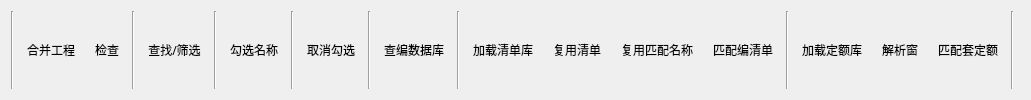
        <widget class="QWidget" name="tab_2">
         <attribute name="title">
          <string>编制</string>
         </attribute>
         <layout class="QHBoxLayout" name="horizontalLayout_14">
          <item>
           <layout class="QHBoxLayout" name="horizontalLayout_2">
            <item>
             <widget class="Line" name="line_7">
              <property name="orientation">
               <enum>Qt::Vertical</enum>
              </property>
             </widget>
            </item>
            <item>
             <widget class="QToolButton" name="pushButton_merge_unit">
              <property name="font">
               <font>
                <family>宋体</family>
                <pointsize>9</pointsize>
               </font>
              </property>
              <property name="text">
               <string>合并工程</string>
              </property>
              <property name="icon">
               <iconset>
                <normalon>image/合并工程.png</normalon>
               </iconset>
              </property>
              <property name="iconSize">
               <size>
                <width>30</width>
                <height>30</height>
               </size>
              </property>
              <property name="toolButtonStyle">
               <enum>Qt::ToolButtonTextUnderIcon</enum>
              </property>
              <property name="autoRaise">
               <bool>true</bool>
              </property>
             </widget>
            </item>
            <item>
             <widget class="QToolButton" name="toolButton_all_checks">
              <property name="text">
               <string>检查</string>
              </property>
              <property name="icon">
               <iconset>
                <normalon>image/检查.png</normalon>
               </iconset>
              </property>
              <property name="iconSize">
               <size>
                <width>30</width>
                <height>30</height>
               </size>
              </property>
              <property name="toolButtonStyle">
               <enum>Qt::ToolButtonTextUnderIcon</enum>
              </property>
              <property name="autoRaise">
               <bool>true</bool>
              </property>
             </widget>
            </item>
            <item>
             <widget class="Line" name="line_22">
              <property name="orientation">
               <enum>Qt::Vertical</enum>
              </property>
             </widget>
            </item>
            <item>
             <widget class="QToolButton" name="pushButton_find_replace">
              <property name="font">
               <font>
                <family>宋体</family>
                <pointsize>9</pointsize>
               </font>
              </property>
              <property name="text">
               <string>查找/筛选</string>
              </property>
              <property name="icon">
               <iconset>
                <normalon>image/查找替换.png</normalon>
               </iconset>
              </property>
              <property name="iconSize">
               <size>
                <width>30</width>
                <height>30</height>
               </size>
              </property>
              <property name="popupMode">
               <enum>QToolButton::DelayedPopup</enum>
              </property>
              <property name="toolButtonStyle">
               <enum>Qt::ToolButtonTextUnderIcon</enum>
              </property>
              <property name="autoRaise">
               <bool>true</bool>
              </property>
             </widget>
            </item>
            <item>
             <widget class="Line" name="line_23">
              <property name="orientation">
               <enum>Qt::Vertical</enum>
              </property>
             </widget>
            </item>
            <item>
             <widget class="QToolButton" name="pushButton_select_allname">
              <property name="font">
               <font>
                <family>宋体</family>
                <pointsize>9</pointsize>
               </font>
              </property>
              <property name="text">
               <string>勾选名称</string>
              </property>
              <property name="icon">
               <iconset>
                <normalon>image/全选名称.png</normalon>
               </iconset>
              </property>
              <property name="iconSize">
               <size>
                <width>30</width>
                <height>30</height>
               </size>
              </property>
              <property name="toolButtonStyle">
               <enum>Qt::ToolButtonTextUnderIcon</enum>
              </property>
              <property name="autoRaise">
               <bool>true</bool>
              </property>
             </widget>
            </item>
            <item>
             <widget class="Line" name="line_24">
              <property name="orientation">
               <enum>Qt::Vertical</enum>
              </property>
             </widget>
            </item>
            <item>
             <widget class="QToolButton" name="pushButton_Cancel_all">
              <property name="font">
               <font>
                <family>宋体</family>
                <pointsize>9</pointsize>
               </font>
              </property>
              <property name="text">
               <string>取消勾选</string>
              </property>
              <property name="icon">
               <iconset>
                <normalon>image/取消全选.png</normalon>
               </iconset>
              </property>
              <property name="iconSize">
               <size>
                <width>30</width>
                <height>30</height>
               </size>
              </property>
              <property name="toolButtonStyle">
               <enum>Qt::ToolButtonTextUnderIcon</enum>
              </property>
              <property name="autoRaise">
               <bool>true</bool>
              </property>
             </widget>
            </item>
            <item>
             <widget class="Line" name="line_26">
              <property name="orientation">
               <enum>Qt::Vertical</enum>
              </property>
             </widget>
            </item>
            <item>
             <widget class="QToolButton" name="pushButton_open_qdk">
              <property name="font">
               <font>
                <family>宋体</family>
                <pointsize>9</pointsize>
               </font>
              </property>
              <property name="text">
               <string>查编数据库</string>
              </property>
              <property name="icon">
               <iconset>
                <normalon>image/屏幕截图 2024-05-01 230613.png</normalon>
               </iconset>
              </property>
              <property name="iconSize">
               <size>
                <width>30</width>
                <height>30</height>
               </size>
              </property>
              <property name="toolButtonStyle">
               <enum>Qt::ToolButtonTextUnderIcon</enum>
              </property>
              <property name="autoRaise">
               <bool>true</bool>
              </property>
             </widget>
            </item>
            <item>
             <widget class="Line" name="line_29">
              <property name="orientation">
               <enum>Qt::Vertical</enum>
              </property>
             </widget>
            </item>
            <item>
             <widget class="QToolButton" name="pushButton_qdk">
              <property name="font">
               <font>
                <family>宋体</family>
                <pointsize>9</pointsize>
               </font>
              </property>
              <property name="text">
               <string>加载清单库</string>
              </property>
              <property name="icon">
               <iconset>
                <normalon>image/加载清单库.png</normalon>
               </iconset>
              </property>
              <property name="iconSize">
               <size>
                <width>30</width>
                <height>30</height>
               </size>
              </property>
              <property name="popupMode">
               <enum>QToolButton::DelayedPopup</enum>
              </property>
              <property name="toolButtonStyle">
               <enum>Qt::ToolButtonTextUnderIcon</enum>
              </property>
              <property name="autoRaise">
               <bool>true</bool>
              </property>
             </widget>
            </item>
            <item>
             <widget class="QToolButton" name="pushButton_all_qdk">
              <property name="font">
               <font>
                <family>宋体</family>
                <pointsize>9</pointsize>
               </font>
              </property>
              <property name="text">
               <string>复用清单</string>
              </property>
              <property name="icon">
               <iconset>
                <normalon>image/复用标准清单.png</normalon>
               </iconset>
              </property>
              <property name="iconSize">
               <size>
                <width>30</width>
                <height>30</height>
               </size>
              </property>
              <property name="toolButtonStyle">
               <enum>Qt::ToolButtonTextUnderIcon</enum>
              </property>
              <property name="autoRaise">
               <bool>true</bool>
              </property>
             </widget>
            </item>
            <item>
             <widget class="QToolButton" name="pushButton_copy_names">
              <property name="font">
               <font>
                <family>宋体</family>
                <pointsize>9</pointsize>
               </font>
              </property>
              <property name="text">
               <string>复用匹配名称</string>
              </property>
              <property name="icon">
               <iconset>
                <normalon>image/复用.png</normalon>
               </iconset>
              </property>
              <property name="iconSize">
               <size>
                <width>30</width>
                <height>30</height>
               </size>
              </property>
              <property name="toolButtonStyle">
               <enum>Qt::ToolButtonTextUnderIcon</enum>
              </property>
              <property name="autoRaise">
               <bool>true</bool>
              </property>
             </widget>
            </item>
            <item>
             <widget class="QToolButton" name="pushButton_intelligentqdk">
              <property name="font">
               <font>
                <family>宋体</family>
                <pointsize>9</pointsize>
               </font>
              </property>
              <property name="text">
               <string>匹配编清单</string>
              </property>
              <property name="icon">
               <iconset>
                <normalon>image/全清单编制.png</normalon>
               </iconset>
              </property>
              <property name="iconSize">
               <size>
                <width>30</width>
                <height>30</height>
               </size>
              </property>
              <property name="popupMode">
               <enum>QToolButton::InstantPopup</enum>
              </property>
              <property name="toolButtonStyle">
               <enum>Qt::ToolButtonTextUnderIcon</enum>
              </property>
              <property name="autoRaise">
               <bool>true</bool>
              </property>
             </widget>
            </item>
            <item>
             <widget class="Line" name="line_3">
              <property name="orientation">
               <enum>Qt::Vertical</enum>
              </property>
             </widget>
            </item>
            <item>
             <widget class="QToolButton" name="toolButton_import_dek">
              <property name="font">
               <font>
                <family>宋体</family>
               </font>
              </property>
              <property name="text">
               <string>加载定额库</string>
              </property>
              <property name="icon">
               <iconset>
                <normalon>image/快速套定额.png</normalon>
               </iconset>
              </property>
              <property name="iconSize">
               <size>
                <width>30</width>
                <height>30</height>
               </size>
              </property>
              <property name="toolButtonStyle">
               <enum>Qt::ToolButtonTextUnderIcon</enum>
              </property>
              <property name="autoRaise">
               <bool>true</bool>
              </property>
             </widget>
            </item>
            <item>
             <widget class="QToolButton" name="toolButton_specifications">
              <property name="text">
               <string>解析窗</string>
              </property>
              <property name="icon">
               <iconset>
                <normalon>image/解析规格.png</normalon>
               </iconset>
              </property>
              <property name="iconSize">
               <size>
                <width>30</width>
                <height>30</height>
               </size>
              </property>
              <property name="toolButtonStyle">
               <enum>Qt::ToolButtonTextUnderIcon</enum>
              </property>
              <property name="autoRaise">
               <bool>true</bool>
              </property>
             </widget>
            </item>
            <item>
             <widget class="QToolButton" name="toolButton_hand_quota">
              <property name="font">
               <font>
                <family>宋体</family>
               </font>
              </property>
              <property name="text">
               <string>匹配套定额</string>
              </property>
              <property name="icon">
               <iconset>
                <normalon>image/手动套定额.png</normalon>
               </iconset>
              </property>
              <property name="iconSize">
               <size>
                <width>30</width>
                <height>30</height>
               </size>
              </property>
              <property name="toolButtonStyle">
               <enum>Qt::ToolButtonTextUnderIcon</enum>
              </property>
              <property name="autoRaise">
               <bool>true</bool>
              </property>
             </widget>
            </item>
            <item>
             <widget class="Line" name="line_41">
              <property name="orientation">
               <enum>Qt::Vertical</enum>
              </property>
             </widget>
            </item>
           </layout>
          </item>
          <item>
           <widget class="Line" name="line_5">
            <property name="orientation">
             <enum>Qt::Horizontal</enum>
            </property>
           </widget>
          </item>
         </layout>
        </widget>
